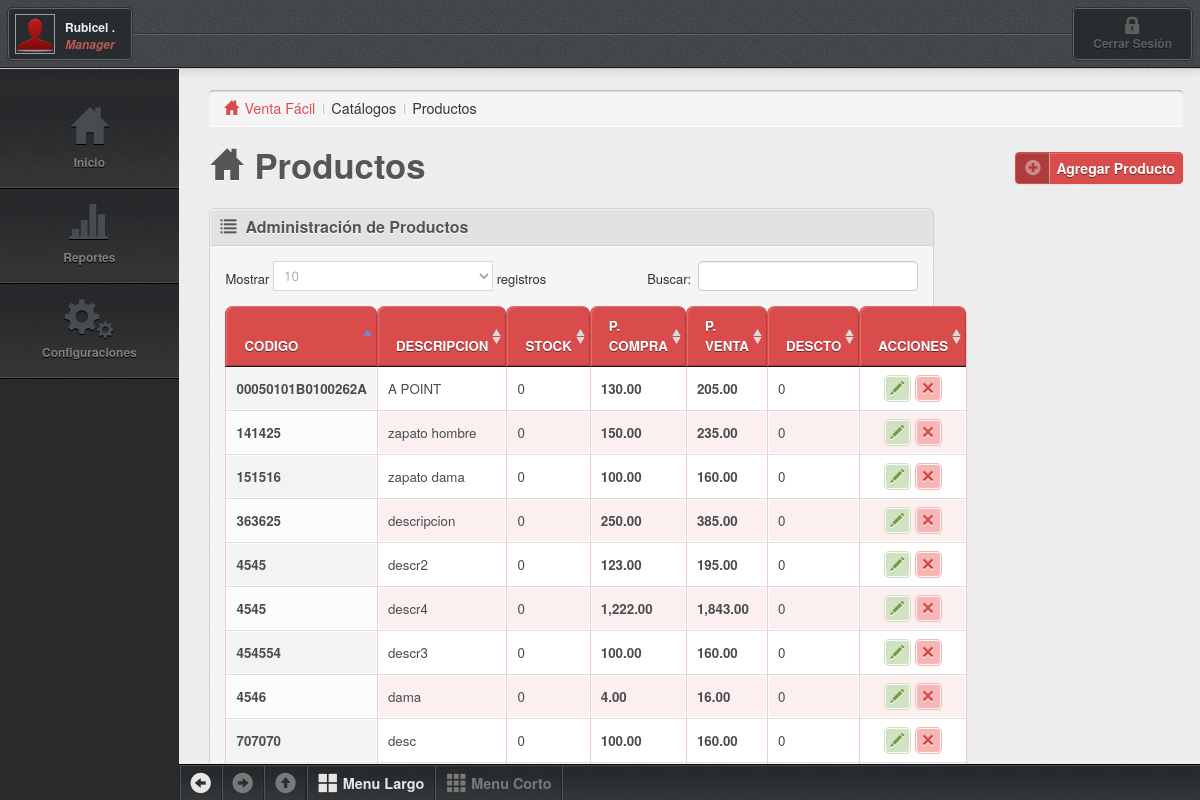
Page /catalogos/productos.php (signed in) on the committed database.
### tables this page shows
CREATE TABLE IF NOT EXISTS `productos` (
  `idunicop` int(12) NOT NULL AUTO_INCREMENT COMMENT 'idunico del producto',
  `idunicoe` int(12) DEFAULT NULL COMMENT 'id unico de la empresa',
  `codigo` varchar(30) DEFAULT NULL COMMENT 'codigo del producto',
  `nombrep` varchar(50) DEFAULT NULL COMMENT 'nombre del producto',
  `descrip` varchar(50) DEFAULT NULL COMMENT 'descripcion del producto',
  `ultpcompra` float(12,2) DEFAULT NULL COMMENT 'ultimo precio de compra',
  `pmostrador` float(12,2) DEFAULT NULL COMMENT 'precio de mostrador',
  `stock` int(12) DEFAULT NULL COMMENT 'numero de stock',
  `iva` int(2) DEFAULT NULL COMMENT 'porcentaje de iva',
  `descuento` int(2) DEFAULT NULL COMMENT 'porcentaje de descuento',
  `marca` varchar(30) DEFAULT NULL COMMENT 'marca del producto',
  `color` varchar(30) DEFAULT NULL COMMENT 'color del producto',
  `serie` varchar(30) NOT NULL,
  `tipo` int(11) NOT NULL COMMENT 'tipo 0=producto 1=servicio',
  `idunicopr` int(11) NOT NULL COMMENT 'id unico del proveedor',
  `cvetip` int(11) NOT NULL COMMENT 'clave del tipo de productos',
  PRIMARY KEY (`idunicop`)
);

### catalogos_listar/productos_listar.php (the view, shortened to what this page needs)
<?php
	include "../conexion/conexion.php";
?>
<div class="widget-head">
	<h4 class="heading glyphicons list"><i></i>Administración de Productos</h4>
</div>
<div class="widget-body">
	<table id="example" class="display table table-bordered table-condensed table-striped table-primary table-vertical-center checkboxs js-table-sortable" cellspacing="0" width="100%">
		<thead>
			<tr>
				<th>Codigo</th>
				<th>Descripcion</th>
				<th>Stock</th>
				<th>P. Compra</th>
				<th>P. Venta</th>
				<th>Descto</th>
				<th class="center" width="60">Acciones</th>
			</tr>
		</thead>
		<tbody>
			<?php
			$idunicoe=$_SESSION["pvtacommand_idunicoe"];
			$consulta="select *  from productos where idunicoe='$idunicoe' order by nombrep";
			$recordset = mysqli_query($link,$consulta);
			while($registro = mysqli_fetch_array($recordset)){
				$idunicop=$registro["idunicop"];
				$codigo=$registro["codigo"];
				$nombrep=utf8_encode($registro["nombrep"]);
				$ultpcompra=$registro["ultpcompra"];
				$pmostrador=$registro["pmostrador"];
				$stock=$registro["stock"];
				$descuento=$registro["descuento"];
				$ultpcompra=number_format($ultpcompra,2);
				$pmostrador=number_format($pmostrador,2);
				echo'<tr class="selectable">';
					echo'<td><strong>'.$codigo.'</strong></td>';
					echo'<td>'.$nombrep.'</td>';
					echo'<td>'.$stock.'</td>';
					echo'<td><strong>'.$ultpcompra.'</strong></td>';
					echo'<td><strong>'.$pmostrador.'</strong></td>';
					echo'<td>'.$descuento.'</td>';
					echo'
						<td class="center">
							<a href="#" onClick="acciones(2,'.$idunicop.');" title="modificar" class="btn-action glyphicons pencil btn-success"><i></i></a>
							<a href="#" onClick="acciones(3,'.$idunicop.');" title="eliminar" class="btn-action glyphicons remove_2 btn-danger"><i></i></a>
						</td>';
				echo'</tr>';
			}
			?>
		</tbody>
	</table>
</div>

### theme/css/demo.css (style rules this page uses)
body { font: 90%/1.45em "Helvetica Neue", HelveticaNeue, Arial, Helvetica, sans-serif; margin: 0; padding: 0; color: #333; background-color: #fff; }
a { cursor: pointer; color: #3174c7; text-decoration: none; }

### rows in the picture
productos: codigo "00050101B0100262A", nombrep "A POINT", stock "0", ultpcompra "130.00", pmostrador "205.00", descuento "0"
productos: codigo "4546", nombrep "dama", stock "0", ultpcompra "4.00", pmostrador "16.00", descuento "0"
productos: codigo "707070", nombrep "desc", stock "0", ultpcompra "100.00", pmostrador "160.00", descuento "0"
productos: codigo "4545", nombrep "descr2", stock "0", ultpcompra "123.00", pmostrador "195.00", descuento "0"
productos: codigo "454554", nombrep "descr3", stock "0", ultpcompra "100.00", pmostrador "160.00", descuento "0"
productos: codigo "4545", nombrep "descr4", stock "0", ultpcompra "1,222.00", pmostrador "1,843.00", descuento "0"
productos: codigo "363625", nombrep "descripcion", stock "0", ultpcompra "250.00", pmostrador "385.00", descuento "0"
productos: codigo "151516", nombrep "zapato dama", stock "0", ultpcompra "100.00", pmostrador "160.00", descuento "0"
productos: codigo "141425", nombrep "zapato hombre", stock "0", ultpcompra "150.00", pmostrador "235.00", descuento "0"

### other values in the picture
$nombreuser "Rubicel ."
$tipouser "Manager"
$sys_nombre "Venta Fácil"
$categoria "Catálogos"
$submenu "Productos"
